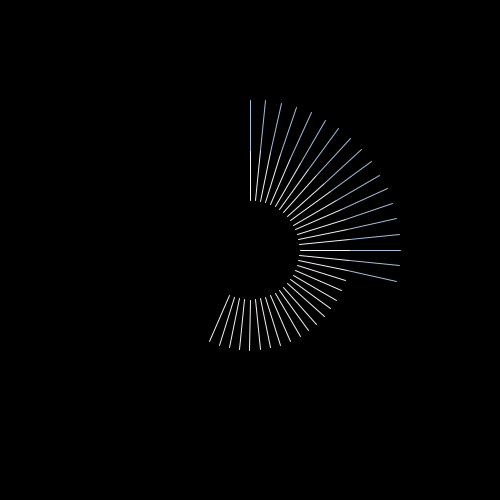
Frame 1 (no input)
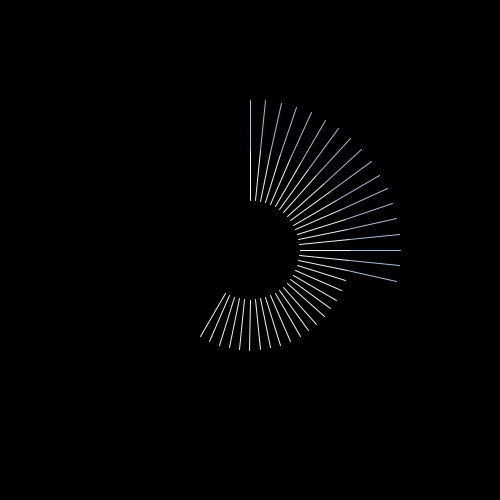
Frame 60 (the mouse pressed at the canvas centre just before this capture)
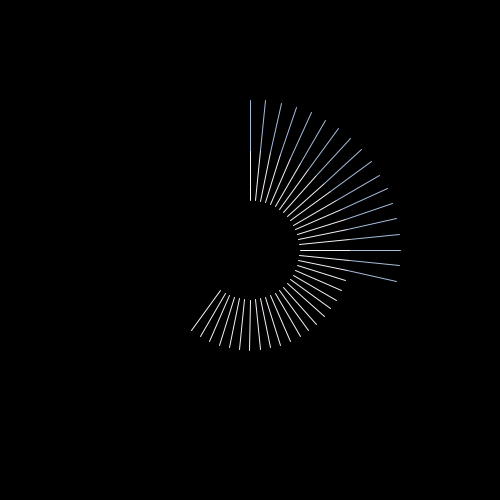
Frame 120 (the mouse held since frame 60 and released just before this capture)

The Processing sketch that drew these frames (run headless with seeded random() and noise(); from frame 60 on, the mouse is pressed at the canvas centre):

// Processing sketch: clock
// ── clock.pde
int w, h;
int d = 50, 
    dS = d + d, 
    dM = dS + d;

void setup() {
    size(500, 500);
    w = width;
    h = height;
}

void draw() {
    background(0);
    for (int i = 0; i < 60; i++) {
        float s = sin(radians(6 * i));
        float c = cos(radians(6 * i));
        if (i <= second()) {
            stroke(246, 239, 247);
            line(d * s + w / 2, - d * c + h / 2, dS * s + w / 2, - dS * c + h / 2);
        }
        if (i <= minute()) {
            stroke(166, 188, 219);
            line(dS * s + w / 2, - dS * c + h / 2, dM * s + w / 2, - dM * c + h / 2);
        }
    }
}
